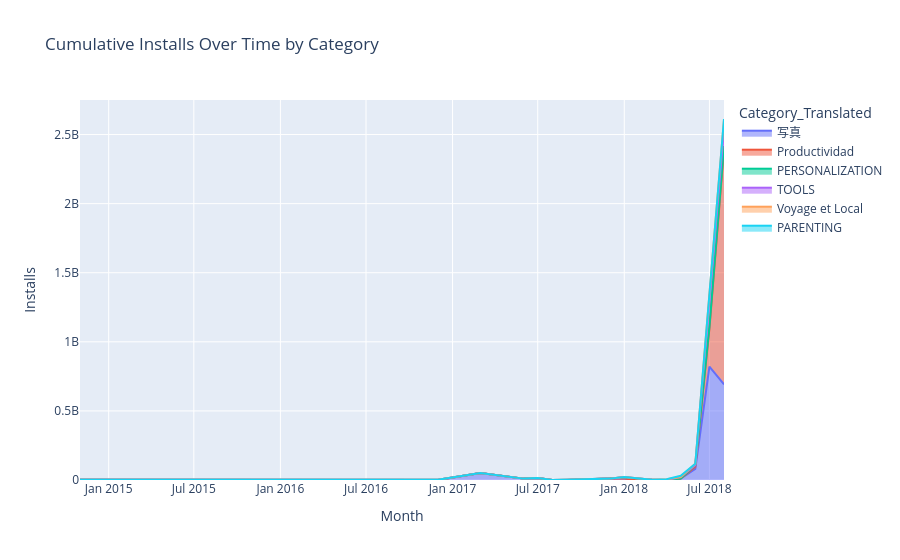

Write notebook code for a chart like this one.
### Code cell
fig = px.area(
    area_data,
    x='Month',
    y='Installs',
    color='Category_Translated',
    title="Cumulative Installs Over Time by Category"
)
fig.show()

### Figure 1 — Plotly figure (JSON) as saved in the notebook; plotly's stock layout.template omitted (floating-point values rounded to 4 significant figures)
{"data": [{"fillpattern": {"shape": ""}, "hovertemplate": "Category_Translated=写真<br>Month=%{x}<br>Installs=%{y}<extra></extra>", "legendgroup": "写真", "line": {"color": "#636efa"}, "marker": {"symbol": "circle"}, "mode": "lines", "name": "写真", "orientation": "v", "showlegend": true, "stackgroup": "1", "type": "scatter", "x": ["2014-11-01T00:00:00.000000000", "2017-03-01T00:00:00.000000000", "2017-06-01T00:00:00.000000000", "2017-07-01T00:00:00.000000000", "2017-10-01T00:00:00.000000000", "2017-12-01T00:00:00.000000000", "2018-01-01T00:00:00.000000000", "2018-03-01T00:00:00.000000000", "2018-05-01T00:00:00.000000000", "2018-06-01T00:00:00.000000000", "2018-07-01T00:00:00.000000000", "2018-08-01T00:00:00.000000000"], "xaxis": "x", "y": [1000000, 50000000, 10000000, 15000000, 5000000, 10000000, 10000000, 2000000, 11000000, 81000000, 820000000, 691500000], "yaxis": "y"}, {"fillpattern": {"shape": ""}, "hovertemplate": "Category_Translated=Productividad<br>Month=%{x}<br>Installs=%{y}<extra></extra>", "legendgroup": "Productividad", "line": {"color": "#EF553B"}, "marker": {"symbol": "circle"}, "mode": "lines", "name": "Productividad", "orientation": "v", "showlegend": true, "stackgroup": "1", "type": "scatter", "x": ["2016-10-01T00:00:00.000000000", "2018-02-01T00:00:00.000000000", "2018-06-01T00:00:00.000000000", "2018-07-01T00:00:00.000000000", "2018-08-01T00:00:00.000000000"], "xaxis": "x", "y": [1000000, 100000, 15000000, 276000000, 1705000000], "yaxis": "y"}, {"fillpattern": {"shape": ""}, "hovertemplate": "Category_Translated=PERSONALIZATION<br>Month=%{x}<br>Installs=%{y}<extra></extra>", "legendgroup": "PERSONALIZATION", "line": {"color": "#00cc96"}, "marker": {"symbol": "circle"}, "mode": "lines", "name": "PERSONALIZATION", "orientation": "v", "showlegend": true, "stackgroup": "1", "type": "scatter", "x": ["2016-12-01T00:00:00.000000000", "2017-09-01T00:00:00.000000000", "2018-01-01T00:00:00.000000000", "2018-02-01T00:00:00.000000000", "2018-06-01T00:00:00.000000000", "2018-07-01T00:00:00.000000000", "2018-08-01T00:00:00.000000000"], "xaxis": "x", "y": [2000000, 1000000, 10000000, 10000000, 10000000, 11500000, 20000000], "yaxis": "y"}, {"fillpattern": {"shape": ""}, "hovertemplate": "Category_Translated=TOOLS<br>Month=%{x}<br>Installs=%{y}<extra></extra>", "legendgroup": "TOOLS", "line": {"color": "#ab63fa"}, "marker": {"symbol": "circle"}, "mode": "lines", "name": "TOOLS", "orientation": "v", "showlegend": true, "stackgroup": "1", "type": "scatter", "x": ["2017-08-01T00:00:00.000000000", "2018-01-01T00:00:00.000000000", "2018-05-01T00:00:00.000000000", "2018-07-01T00:00:00.000000000", "2018-08-01T00:00:00.000000000"], "xaxis": "x", "y": [50000, 1000000, 10000000, 222600000, 120000000], "yaxis": "y"}, {"fillpattern": {"shape": ""}, "hovertemplate": "Category_Translated=Voyage et Local<br>Month=%{x}<br>Installs=%{y}<extra></extra>", "legendgroup": "Voyage et Local", "line": {"color": "#FFA15A"}, "marker": {"symbol": "circle"}, "mode": "lines", "name": "Voyage et Local", "orientation": "v", "showlegend": true, "stackgroup": "1", "type": "scatter", "x": ["2017-10-01T00:00:00.000000000", "2018-04-01T00:00:00.000000000", "2018-06-01T00:00:00.000000000", "2018-07-01T00:00:00.000000000", "2018-08-01T00:00:00.000000000"], "xaxis": "x", "y": [50000, 5000000, 11000000, 33100000, 76100000], "yaxis": "y"}, {"fillpattern": {"shape": ""}, "hovertemplate": "Category_Translated=PARENTING<br>Month=%{x}<br>Installs=%{y}<extra></extra>", "legendgroup": "PARENTING", "line": {"color": "#19d3f3"}, "marker": {"symbol": "circle"}, "mode": "lines", "name": "PARENTING", "orientation": "v", "showlegend": true, "stackgroup": "1", "type": "scatter", "x": ["2018-03-01T00:00:00.000000000", "2018-05-01T00:00:00.000000000", "2018-07-01T00:00:00.000000000"], "xaxis": "x", "y": [100000, 10000000, 600000], "yaxis": "y"}], "layout": {"legend": {"title": {"text": "Category_Translated"}, "tracegroupgap": 0}, "title": {"text": "Cumulative Installs Over Time by Category"}, "xaxis": {"anchor": "y", "domain": [0, 1], "title": {"text": "Month"}}, "yaxis": {"anchor": "x", "domain": [0, 1], "title": {"text": "Installs"}}}}
